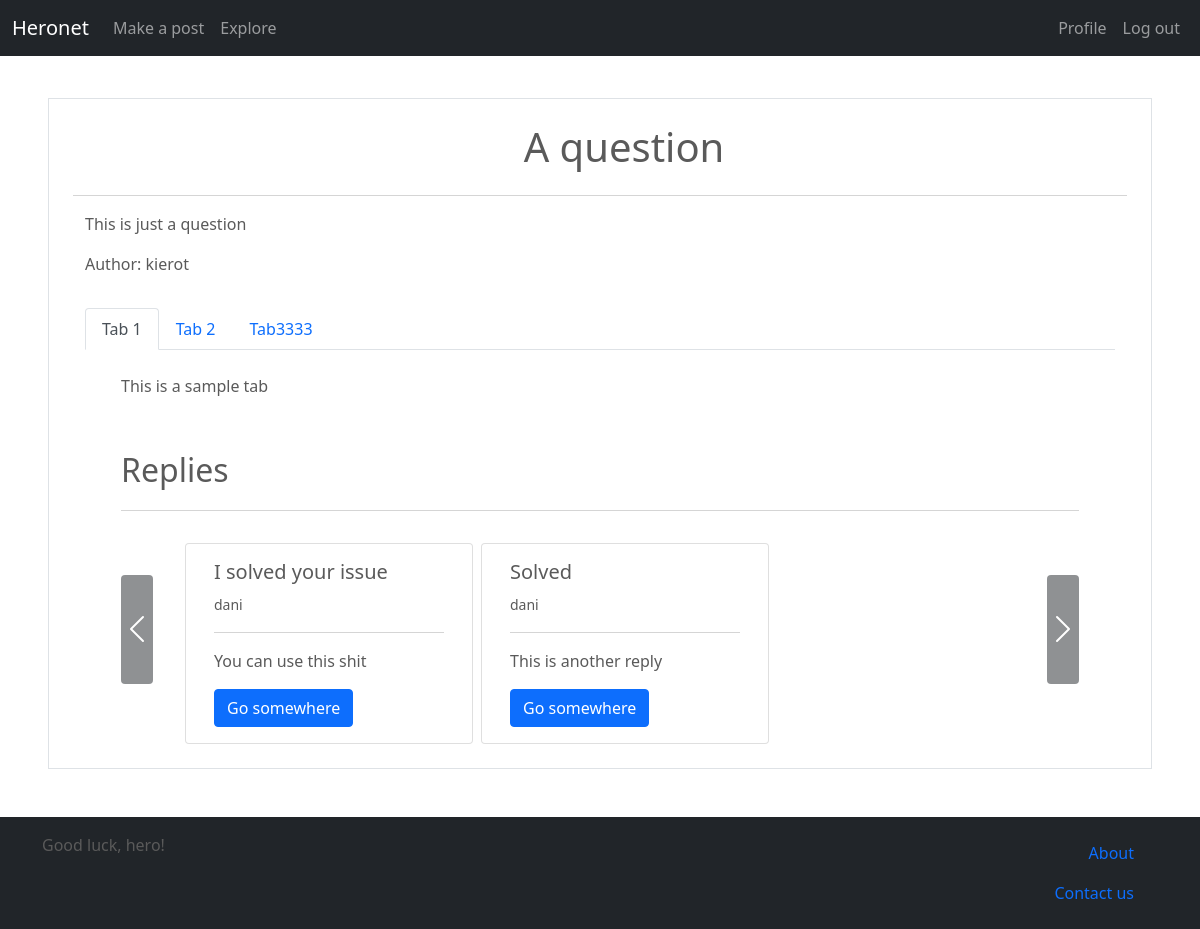
Screenshot of /explore/ (signed in) with the database file from the repository.
### main/models.py (models this page shows, shortened)
class Post(models.Model):
    title = models.CharField(max_length=120)
    text = models.CharField(max_length=2000)
    author = models.ForeignKey(User, on_delete=models.PROTECT)
    reply_post = models.IntegerField(null=True, blank=True)
    reply_tab = models.IntegerField(null=True, blank=True)

class Tab(models.Model):
    title = models.CharField(max_length=120)
    text = models.CharField(max_length=2000)
    post = models.ForeignKey(Post, on_delete=models.CASCADE)

### main/views.py (the view)
# urls.py: path('explore/', explore, name="explore"),
def explore(request):
    post = Post.objects.all()[0]
    replies_raw = Post.objects.all().filter(reply_post=post.id)
    views = []
    i = 0
    for reply in replies_raw:
        if i % 2 == 0:
            views.append([reply])
        else:
            views[len(views)-1].append(reply)
        i += 1
    tabs = Tab.objects.all().filter(post=post)
    content = {
        'post':post,
        'tabs':tabs,
        'views':views
    }
    return render(request, 'explore.html', content)

### main/templates/explore.html (shortened to what this page needs)
{% extends 'base.html' %}
{% block content %}
<div class='container'>
    <div class='row border px-4'>
        <h1 class='text-center m-4'>{{post.title}}</h1>
        <hr>
        <p>{{post.text}}</p>
        <p>Author: {{post.author}}</p>
        <nav class='mt-3'>
            <div class="nav nav-tabs" id="nav-tab" role="tablist">
                {% for tab in tabs %}
                    {% if forloop.first %}
                        <button class="nav-link active" id="nav-{{tab.title|cut:' ' }}-tab" data-bs-toggle="tab" data-bs-target="#nav-{{tab.title|cut:' ' }}" type="button" role="tab" aria-controls="nav-{{tab.title|cut:' ' }}" aria-selected="true">{{tab.title}}</button>
                    {% else %}
                        <button class="nav-link" id="nav-{{tab.title|cut:' '}}-tab" data-bs-toggle="tab" data-bs-target="#nav-{{tab.title|cut:' ' }}" type="button" role="tab" aria-controls="nav-{{tab.title|cut:' ' }}" aria-selected="false">{{tab.title}}</button>
                    {% endif %}
                {% endfor %}
            </div>
        </nav>
        <div class="tab-content py-4 px-5" id="nav-tabContent">
            {% for tab in tabs %}
                {% if forloop.first %}
                    <div class="tab-pane fade show active" id="nav-{{tab.title|cut:' ' }}" role="tabpanel" aria-labelledby="nav-{{tab.title|cut:' '}}-tab">
                        {{tab.text}}
                        <div class='mb-3 mt-5 fs-2'>Replies</div>
                        <hr>
                        <div id="carouselExampleControls-{{tab.title|cut:' ' }}" class="carousel slide">
                            <div class="carousel-inner mx-5">
                                {% for view in views %}
                                    {% if forloop.first %}
                                        <div class="carousel-item active">
                                            <div class='row mt-3 px-4'>
                                                {% for reply in view %}
                                                    <div class="card mx-1" style="width: 18rem;">
                                                        <div class="card-body">
                                                        <h5 class="card-title">{{reply.title}}</h5>
                                                        <small>{{reply.author}}</small>
                                                        <hr>
                                                        <p class="card-text">{{reply.text}}</p>
                                                        <a href="#" class="btn btn-primary">Go somewhere</a>
                                                        </div>
                                                    </div>
                                                {% endfor %}
                                            </div>
                                        </div>
                                    {% endif %}
                                {% endfor %}
                            </div>
                            <button class="carousel-control-prev bg-dark rounded reply-button mt-5" type="button" data-bs-target="#carouselExampleControls" data-bs-slide="prev">
                            <span class="carousel-control-prev-icon" aria-hidden="true"></span>
                            </button>
                            <button class="carousel-control-next bg-dark rounded reply-button mt-5"  type="button" data-bs-target="#carouselExampleControls" data-bs-slide="next">
                            <span class="carousel-control-next-icon" aria-hidden="true"></span>
                            </button>
                        </div>
                    </div>
                {% endif %}
            {% endfor %}
        </div>
    </div>
</div>
{% endblock %}

### main/static/css/main.css (style rules this page uses)
html { overflow-x: hidden; }
body { color: #5a5a5a; padding-top: 50px; min-height: 100vh; overflow-x: hidden; }
.reply-button { width: auto; height: 50%; }

### rows the page displays
Post: title "A question", text "This is just a question", author "kierot"
Tab: title "Tab 1", text "This is a sample tab"
Tab: title "Tab 2"
Tab: title "Tab3333"
Post: title "I solved your issue", author "dani", text "You can use this shit"
Post: title "Solved", author "dani", text "This is another reply"
